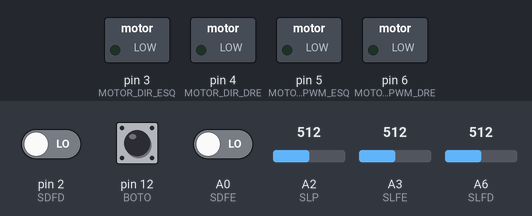
Bench run of a sketch on a simulated Arduino Uno, built with avr-gcc and run on an emulated ATmega328P. Shown: switched loads named in the sketch (green lamp = pin HIGH). Inputs (shaded band) come from the test bench; at power-on: pin 12 (BOTO) LOW, A3 (SLFE) = 512, A6 (SLFD) = 512, pin 2 (SDFD) LOW, A0 (SDFE) LOW, A2 (SLP) = 512. What the sketch prints to the serial monitor is not drawn.

Above: at 0.8 s.
0.9 s: pin 12 (BOTO) pulled HIGH for 0.15 s
4.0 s: A3 (SLFE) set to 314
At 6.5 s:
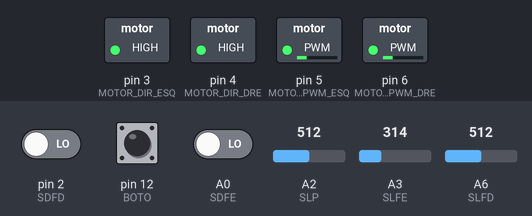
7.0 s: A3 (SLFE) set to 281
At 7.4 s:
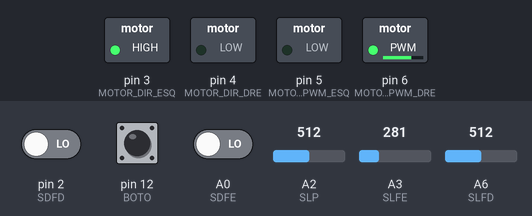
8.5 s: A6 (SLFD) set to 312
10.0 s: A6 (SLFD) set to 281
At 10.9 s:
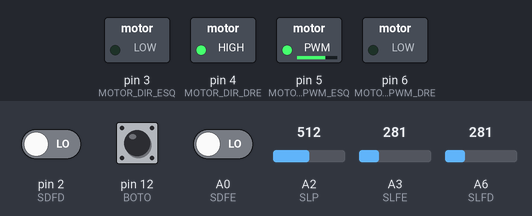
11.5 s: A6 (SLFD) set to 306
At 12.1 s:
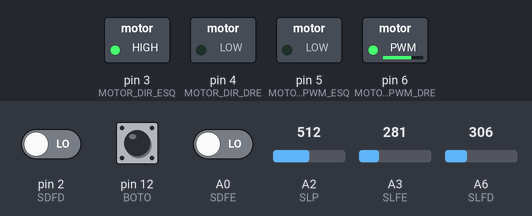
Timing chart, 0 to 14.0 s (numbered marks = the images above; inputs shaded):
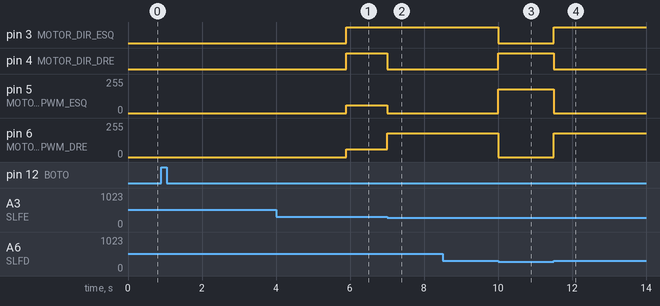

The sketch:

Minisumo_ARE_Basic.ino
```cpp
/* PROGRAMA DE PRUEBA DE SENSORES, MOTORES Y PULSADOR DEL MINISUMO edu
   Solo placa base.
  Componentes:
  - 6 sensores de distancia digitales (3 frontales,2 laterales, 1 trasero)
  - 3 Sensores de Linea (2 delante y uno trasero)
  - 2 Motores
  - 1 pulsador
  - 1 Buzzer
  -Bluetooth
*/

//SENSORES DE DISTANCIA
#define SDFD 2   // Sensor distancia frontal Derecho
//#define SDFC A1  // Sensor distancia frontal Centre
#define SDFE A0  // Sensor distancia delante Izquierdo
//#define SDLD 7   // Sensor distancia lateral Derecho
//#define SDLE 8   // Sensor distancia lateral Izquierdo
//#define SDP  9   // Sensor distancia posterior
unsigned int Sensor_distancia_FD = 0;
//unsigned int Sensor_distancia_FC = 0;
unsigned int Sensor_distancia_FE = 0;
//unsigned int Sensor_distancia_LD = 0;
//unsigned int Sensor_distancia_LE = 0;
//unsigned int Sensor_distancia_P = 0;

//SENSORES DE LINEA
#define SLFD A6   // SENSOR DE LINEA Derecho
#define SLFE A3   // SENSOR DE LINEA Izquierdo
#define SLP  A2   // SENSOR DE LINEA Posterior
unsigned int Sensor_linia_FD = 0;
unsigned int Sensor_linia_FE = 0;
unsigned int Sensor_linia_P = 0;
#define Valor_mig_sensor_linia_FD 300   // Valor mig entre blanc i negre
#define Valor_mig_sensor_linia_FE 300   // Valor mig entre blanc i negre

//MOTORS
#define MOTOR_DIR_ESQ 3   // Direcció del motor A ESQUERRA (endavant=HIGH, endarrera=LOW)
#define MOTOR_DIR_DRE 4   // Direcció del motor B DRETA (endavant=HIGH, endarrera=LOW)
#define MOTOR_PWM_ESQ 5   // Velocitat del motor A ESQUERRA (pwm=0=aturat, pwm=255=màxima velocitat)
#define MOTOR_PWM_DRE 6   // Velocitat del motor B DRETA (pwm=0=aturat, pwm=255=màxima velocitat)

//PULSADOR
#define BOTO 12

//COMUNICACIONES  BLUETOOTH
#define BT            Serial
#define BAUDRATE      9600 //38400

//BUZZER
#define BRUNZIDOR 13

//VELOCITATS (S'han de posar valors que facin anar al robot recte. Normalment un dels dos motors corre menys a mateix PWM)
#define VEL_GIR_D 120
#define VEL_GIR_E 120
#define VEL_RAS_D 60 // Al robot físic el motor dreta anava més a poc a poc per això augmentem velocitat
#define VEL_RAS_E 60
#define VEL_MAX_D 180
#define VEL_MAX_E 180

//TEMPS (S'han d'ajustar els temps per a que faci els moviments correctament)
#define TEMPS_LINIA_P 100
#define TEMPS_LINIA_F 500
#define TEMPS_DISTANCIA_P 600
#define TEMPS_DISTANCIA_L 400
#define TEMPS_DISTANCIA_F 200

//Mode Debug per a enviar informació dels sensors per port sèrie
byte Debug;

void setup() {
  /* Entrades */
  //analogics: //pinMode(SLFD,INPUT);pinMode(SLFE,INPUT);pinMode(SLP,INPUT);
  pinMode(SDFD,INPUT);
  //pinMode(SDFC,INPUT);
  pinMode(SDFE,INPUT);
  //pinMode(SDLD,INPUT);pinMode(SDLE,INPUT);pinMode(SDP,INPUT);
  pinMode(BOTO, INPUT);
  /* Sortides */
  pinMode(MOTOR_DIR_ESQ,OUTPUT);
  pinMode(MOTOR_DIR_DRE,OUTPUT);
  pinMode(MOTOR_PWM_ESQ,OUTPUT);
  pinMode(MOTOR_PWM_DRE,OUTPUT);

  BT.begin(BAUDRATE);
  BT.println("Iniciant robot minisumo!");
  if(digitalRead(BOTO)) {
    Debug = 1;
    BT.println("[Mode Debug Activat]");
    while(digitalRead(BOTO));    // Esperem a que deixem de pulsar el botó
  }
  else Debug = 0;
  BT.println();
  BT.println("Esperant botó per a compte enrere");
  while(digitalRead(BOTO)==0);    // Esperem a que pulsem el botó
  int temps=millis();
  while(millis()-temps < 5000);   // Fem una pausa de 5 segons (5000 milisegons)
}

void loop() {
  /* Llegim els sensors de distància i de línia */
  Sensor_distancia_FD = digitalRead(SDFD);
//  Sensor_distancia_FC = digitalRead(SDFC);
  Sensor_distancia_FE = digitalRead(SDFE);
//  Sensor_distancia_LD = digitalRead(SDLD);
//  Sensor_distancia_LE = digitalRead(SDLE);
//  Sensor_distancia_P = digitalRead(SDP);
  Sensor_linia_FD = analogRead(SLFD);
  Sensor_linia_FE = analogRead(SLFE);
  Sensor_linia_P = analogRead(SLP);
  /* Enviem els valors dels sensors al port sèrie per a visualitzar a l'ordinar */
  /* En competició convé llevar-ho tot per a no ralentitzar el programa */
    if(Debug) {
    //  if(Sensor_distancia_LE) BT.print("<1-["); else BT.print("<0-[");
      if(Sensor_distancia_FE) BT.print("1-"); else BT.print("0-");
    //  if(Sensor_distancia_FC) BT.print("1-"); else BT.print("0-");
      if(Sensor_distancia_FD) BT.print("1-"); else BT.print("0-");
    //  if(Sensor_distancia_LD) BT.print("]1->"); else BT.print("]0->");
    //  if(Sensor_distancia_P) BT.print("[1] * "); else BT.print("[0] * ");
      BT.print(Sensor_linia_FE);
      BT.print("-");
    //  BT.print(Sensor_linia_P);
    //  BT.print("-");
      BT.print(Sensor_linia_FD);
      if(digitalRead(BOTO)) BT.println(" B"); else BT.println("");
    //  delay(500);
    }

  /* Programa principal de minisumo */
  if(Sensor_linia_FD < Valor_mig_sensor_linia_FD) {   // Si trobem línia al sensor FD
    /* Fer endarrera girant o pivotant a la dreta */
    digitalWrite(MOTOR_DIR_DRE, HIGH);
    digitalWrite(MOTOR_DIR_ESQ, LOW);
    analogWrite(MOTOR_PWM_DRE, 0);
    analogWrite(MOTOR_PWM_ESQ, VEL_MAX_E);
    if(Debug) BT.println("Línia FD");
    delay(TEMPS_LINIA_F);
  }
  else if(Sensor_linia_FE < Valor_mig_sensor_linia_FE) {  // Si trobem línia al sensor FE
    /* Fer endarrera girant o pivotant a l'esquerra */
    digitalWrite(MOTOR_DIR_DRE, LOW);
    digitalWrite(MOTOR_DIR_ESQ, HIGH);
    analogWrite(MOTOR_PWM_DRE, VEL_MAX_D);
    analogWrite(MOTOR_PWM_ESQ, 0);
    if(Debug) BT.println("Línia FE");
    delay(TEMPS_LINIA_F);
  }
  else if(Sensor_distancia_FD && Sensor_distancia_FE) {   // Si tenim enemic just al front
    /* Endavant a màxima velocitat */
    digitalWrite(MOTOR_DIR_DRE, HIGH);
    digitalWrite(MOTOR_DIR_ESQ, HIGH);
    analogWrite(MOTOR_PWM_DRE, VEL_MAX_D);
    analogWrite(MOTOR_PWM_ESQ, VEL_MAX_E);
    if(Debug) BT.println("Enemic Davant");
  }
  else if(Sensor_distancia_FD) {                          // Si tenim enemic davant a la dreta
    /* Endavant girant o pivotant a la dreta */
    digitalWrite(MOTOR_DIR_DRE, HIGH);
    digitalWrite(MOTOR_DIR_ESQ, HIGH);
    analogWrite(MOTOR_PWM_DRE, VEL_RAS_D);
    analogWrite(MOTOR_PWM_ESQ, VEL_MAX_E);
    if(Debug) BT.println("Enemic Frontal Dreta");
    delay(TEMPS_DISTANCIA_F);
  }
  else if(Sensor_distancia_FE) {                          // Si tenim enemic davant a l'esquerra
    /* Endavant girant o pivotant a l'esquerra */
    digitalWrite(MOTOR_DIR_DRE, HIGH);
    digitalWrite(MOTOR_DIR_ESQ, HIGH);
    analogWrite(MOTOR_PWM_DRE, VEL_MAX_D);
    analogWrite(MOTOR_PWM_ESQ, VEL_RAS_E);
    if(Debug) BT.println("Enemic Frontal Esquerra");
    delay(TEMPS_DISTANCIA_F);
  }
  else if(digitalRead(BOTO)) {                            // Si s'ha apretat el botó per aturar el robot
    /* Aturar el robot i ficar el programa en bucle infinit. Per sortir fer RESET. */
    digitalWrite(MOTOR_DIR_DRE, HIGH);
    digitalWrite(MOTOR_DIR_ESQ, HIGH);
    analogWrite(MOTOR_PWM_DRE, 0);
    analogWrite(MOTOR_PWM_ESQ, 0);
    BT.println("Robot aturat!");
    while(1);
  }
  else {                                                  // Si no trobem ni línia ni enemic
    /* Endavant a velocitat rastreig */
    if(Debug) BT.print(".");
    digitalWrite(MOTOR_DIR_DRE, HIGH);
    digitalWrite(MOTOR_DIR_ESQ, HIGH);
    analogWrite(MOTOR_PWM_DRE, VEL_RAS_D);
    analogWrite(MOTOR_PWM_ESQ, VEL_RAS_E);
  }
 }
```

Measured:
- the behaviour switches between 300 and 299 on A3 (SLFE) (found by bisection; images 1 and 2)
- the behaviour switches between 300 and 299 on A6 (SLFD) (found by bisection; images 2 and 3)
- after the input at 0.9 s, every drawn part: stays the same
- after the input at 7.0 s, pin 4 (MOTOR_DIR_DRE): HIGH → LOW at once; pin 5 (MOTOR_PWM_ESQ): 60/255 → 0/255 at once; pin 6 (MOTOR_PWM_DRE): 60/255 → 180/255 at once
- after the input at 8.5 s, every drawn part: stays the same
- after the input at 10.0 s, pin 3 (MOTOR_DIR_ESQ): HIGH → LOW at once; pin 4 (MOTOR_DIR_DRE): LOW → HIGH at once; pin 5 (MOTOR_PWM_ESQ): 0/255 → 180/255 at once; pin 6 (MOTOR_PWM_DRE): 180/255 → 0/255 at once
- after the input at 11.5 s, pin 3 (MOTOR_DIR_ESQ): LOW → HIGH at once; pin 4 (MOTOR_DIR_DRE): HIGH → LOW at once; pin 5 (MOTOR_PWM_ESQ): 180/255 → 0/255 at once; pin 6 (MOTOR_PWM_DRE): 0/255 → 180/255 at once
